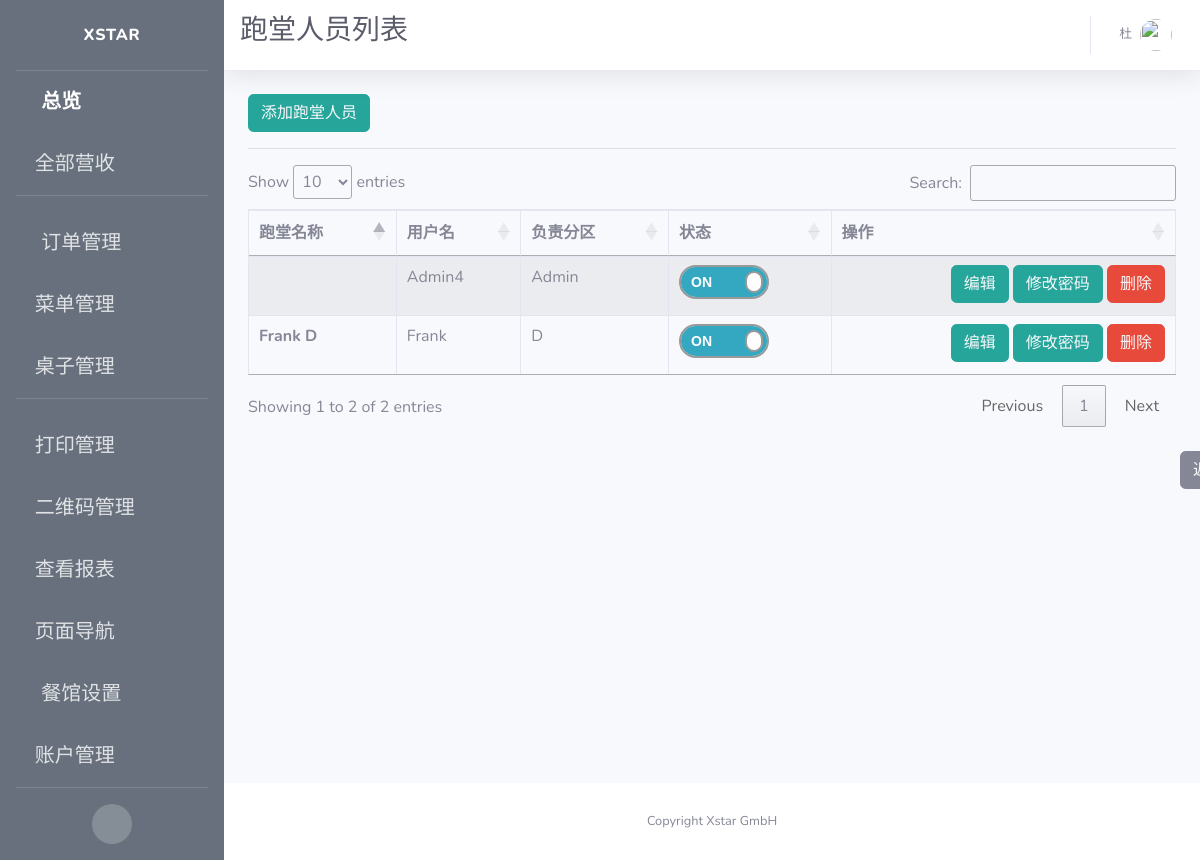
The app's page /admin/users/manage (signed in), older data.
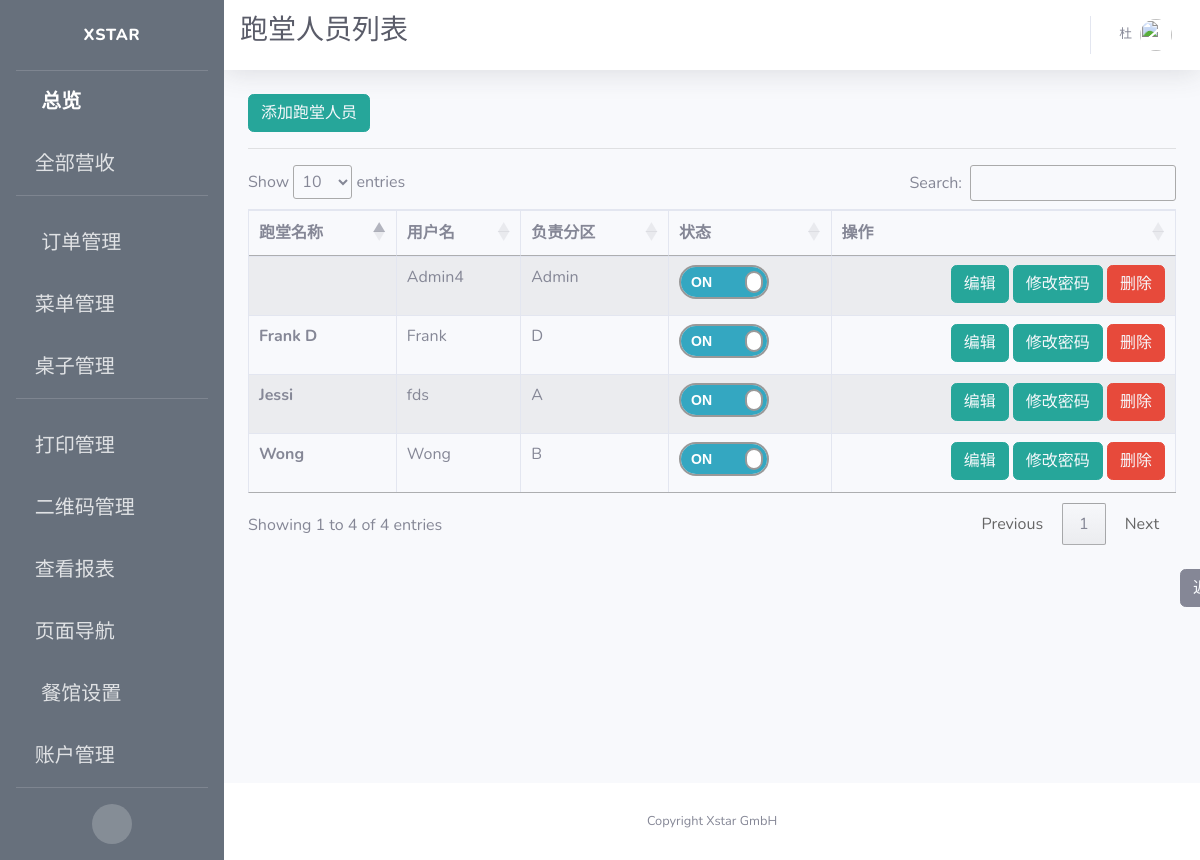
The same page, newer data.
### app/models.py (models this page shows, shortened)
class User(UserMixin, db.Model):
    id = db.Column(db.Integer, primary_key=True)
    username = db.Column(db.String(64), index=True, unique=True, nullable=False)
    alias = db.Column(db.String(64))
    email = db.Column(db.String(120), unique=True)
    password_hash = db.Column(db.String(128))
    permissions = db.Column(db.Integer)
    container = db.Column(db.String(300))
    timeCreated = db.Column(db.DateTime, default=datetime.utcnow)

### app/routes.py (the view)
@app.route('/admin/users/manage')
@login_required
def users_manage():
    referrer = request.headers.get('Referer')
    if current_user.permissions < 2:
        return render_template('auth_error.html', referrer=referrer)
    users = User.query.filter(User.id != current_user.id,
                              User.permissions <= current_user.permissions).all()
    user2container = {user.id: ",".join(json.loads(user.container).get('section'))
                      for user in users if json.loads(user.container)}
    user_in_use = {user.id: json.loads(user.container).get('inUse') for user in users}
    context = dict(users=users,
                   user2container=user2container,
                   user_in_use=user_in_use,
                   referrer=request.headers.get('Referer'),
                   title=u'跑堂人员列表',
                   company_name=company_info.get('company_name'))
    return render_template('users_manage.html', **context)

### app/models.py (called while the page is built)
@login.user_loader
def load_user(id):
    return User.query.get(int(id))

### app/templates/users_manage.html (shortened to what this page needs)
{% extends 'base.html' %}
{% block css %}
<link rel="stylesheet" type="text/css" href="https://cdn.datatables.net/1.10.19/css/jquery.dataTables.css">
<link rel="stylesheet" type="text/css" href="https://cdnjs.cloudflare.com/ajax/libs/twitter-bootstrap/4.1.3/css/bootstrap.css">
<link rel="stylesheet" type="text/css" href="https://cdn.datatables.net/1.10.19/css/dataTables.bootstrap4.min.css">
<link rel="stylesheet" href={{ url_for('static', filename='css/table_switch.css') }}>
{% endblock %}
{% block title %}
<h1 class="h3 mb-2 text-gray-800">{{title}}</h1>
{% endblock %}
{% block content %}
<button type="button" class="btn btn-info" style="border-color:#26a69a; background-color:#26a69a;">
  <a href={{ url_for('add_user') }} style="color: rgb(247, 249, 252)">
    添加跑堂人员
  </a>
</button>
<hr>
<div class="row">
    <div class="col-sm-12">
      <table id="example" class="table table-striped table-bordered">
      <thead>
        <tr>
          <th scope="col">跑堂名称</th>
          <th scope="col">用户名</th>
          <th scope="col">负责分区</th>
          <th scope="col">状态</th>
          <th scope="col">操作</th>
        </tr>
      </thead>
      <tbody>
        {% for user in users %}
        <tr>
          <th scope="row">{{user.alias}}</th>
          <td>{{user.username}}</td>
          {% if user2container.get(user.id) %}
          <td>{{ user2container.get(user.id) }}</td>
          {% else %}
          <td></td>
          {% endif %}
          <td>
            <div class="onoffswitch">
              <label class="onoffswitch-label" for={{user.id}}>
                  <span class="onoffswitch-switch"></span>
              </label>
            </div>
          </td>
          <td style="text-align:right">
            <span>
              <button type="button" class="btn btn-info" style="border-color:#26a69a; background-color:#26a69a;">
                <a style="color: rgb(247, 249, 252)" href={{ url_for('edit_user', user_id=user.id) }}>
                  编辑
                </a>
              </button>
            </span>
            <span>
              <button type="button" class="btn btn-info" style="border-color:#26a69a; background-color:#26a69a;">
                <a style="color: rgb(247, 249, 252)" href={{ url_for('update_password', user_id=user.id) }}>
                  修改密码
                </a>
              </button>
            </span>
            <span>
              <button type="button" class="btn btn-danger"><a style="color: rgb(247, 249, 252)" href={{ url_for('delete_user', user_id=user.id) }}>删除</a></button>
            </span>
          </td>
        </tr>
        {% endfor %}
      </tbody>
    </table>
    </div>
</div>
<br>
<button type="button" class="btn btn-secondary" id="back">
  <a style="color: rgb(247, 249, 252)" href={{ referrer }}>
    返回
</button>
{% endblock %}

Row changes from the older to the newer data that the page shows:
added User: alias "Jessi", username "fds", get "A"
added User: alias "Wong", username "Wong", get "B"
Text that changed along with them:
text written by a page script: "Show entries Search: Showing 1 to 2 of 2 entries Previous 1 Next" → "Show entries Search: Showing 1 to 4 of 4 entries Previous 1 Next"
